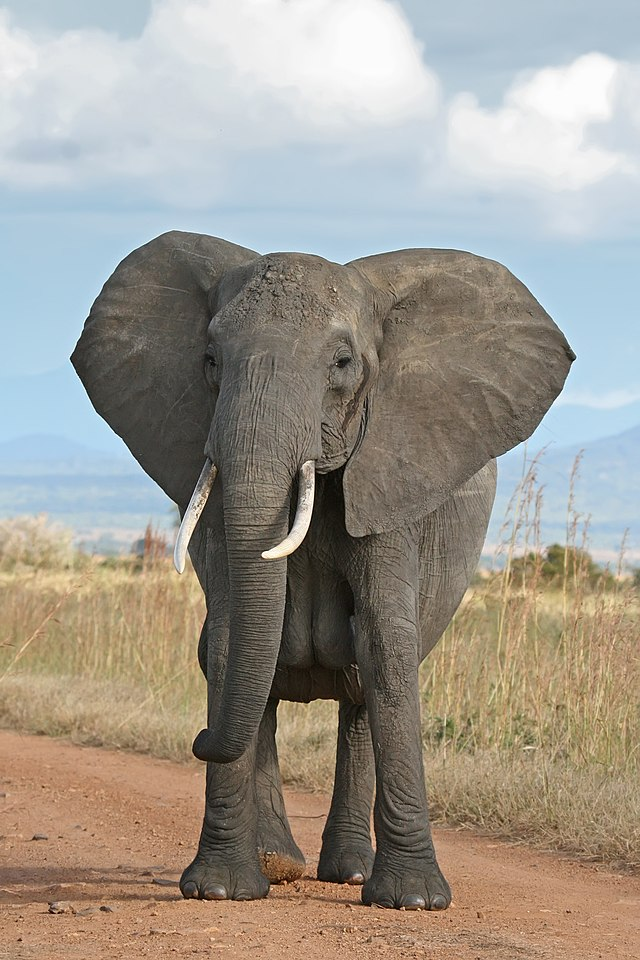
#> input picture imageProcessing_basic/elephant.jpg, 640 x 960 px
$ jupyter execute main.ipynb
#> lines starting #> are read from the running program, lines starting #| are printed output that depends on the picture
[cell 1]
import cv2

[cell 2]
print(cv2.__version__)

[cell 3]
img = cv2.imread("elephant.jpg", cv2.IMREAD_UNCHANGED)
#> img is the input picture: shape (960, 640, 3); mean B, G, R 143.3, 153.3, 159.4
imp = cv2.arrowedLine(img,(0,0), (255,255), (0,255, 255), 5)
imp = cv2.rectangle(img, (384,0), (510,128), (0,0,255), 5)
imp = cv2.circle(img, (447,63), 63, (255,0,0), -1)
imp = cv2.putText(img, "OpenCV", (10, 100), cv2.FONT_HERSHEY_SIMPLEX, 1, (255,255,255), 8)
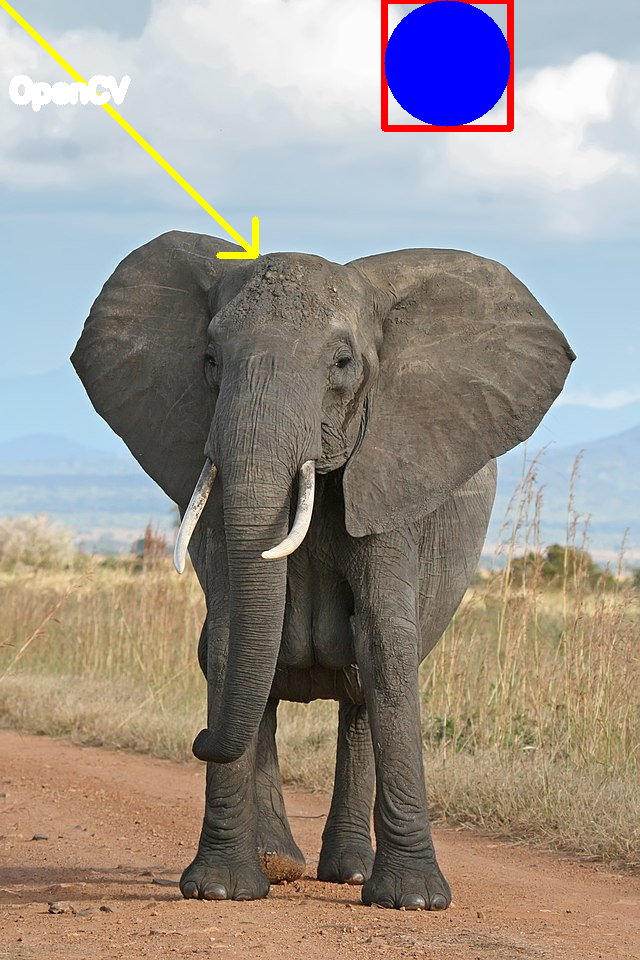
#> imp: shape (960, 640, 3); mean B, G, R 142.1, 148.3, 156

[cell 4]
cv2.imshow("Show Result",img)
cv2.waitKey(0)
cv2.destroyAllWindows()
cv2.imwrite("result.png",img)
#> Out = True
